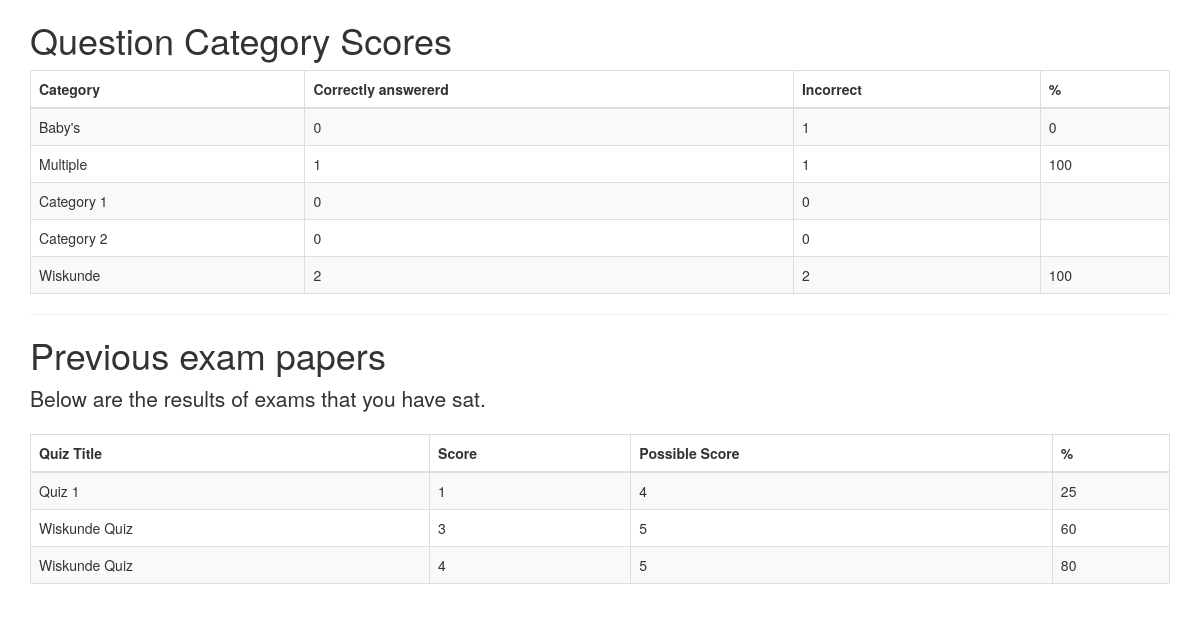
The app's page /progress/ (signed in) with its own data.
### django_quiz_bkp/quiz/models.py (models this page shows, shortened)
@python_2_unicode_compatible
class Category(models.Model):
    category = models.CharField(
        verbose_name=_("Category"),
        max_length=250, blank=True,
        unique=True, null=True)
    objects = CategoryManager()
    class Meta:
        verbose_name = _("Category")
        verbose_name_plural = _("Categories")

class Sitting(models.Model):
    user = models.ForeignKey(settings.AUTH_USER_MODEL, verbose_name=_("User"), on_delete=models.CASCADE)
    quiz = models.ForeignKey(Quiz, verbose_name=_("Quiz"), on_delete=models.CASCADE)
    question_order = models.CharField(
        max_length=1024,
        verbose_name=_("Question Order"),
        validators=[validate_comma_separated_integer_list])
    question_list = models.CharField(
        max_length=1024,
        verbose_name=_("Question List"),
        validators=[validate_comma_separated_integer_list])
    incorrect_questions = models.CharField(
        max_length=1024,
        blank=True,
        verbose_name=_("Incorrect questions"),
        validators=[validate_comma_separated_integer_list])
    current_score = models.IntegerField(verbose_name=_("Current Score"))
    complete = models.BooleanField(default=False, blank=False,
                                   verbose_name=_("Complete"))
    user_answers = models.TextField(blank=True, default='{}',
                                    verbose_name=_("User Answers"))
    start = models.DateTimeField(auto_now_add=True,
                                 verbose_name=_("Start"))
    end = models.DateTimeField(null=True, blank=True, verbose_name=_("End"))
    objects = SittingManager()
    class Meta:
        permissions = (("view_sittings", _("Can see completed exams.")),)
    def _question_ids(self):
        return [int(n) for n in self.question_order.split(',') if n]
    @property
    def get_percent_correct(self):
        dividend = float(self.current_score)
        divisor = len(self._question_ids())
        if divisor < 1:
            return 0            # prevent divide by zero error
        if dividend > divisor:
            return 100
        correct = int(round((dividend / divisor) * 100))
        if correct >= 1:
            return correct
        else:
            return 0
    @property
    def get_max_score(self):
        return len(self._question_ids())

@python_2_unicode_compatible
class Quiz(models.Model):
    title = models.CharField(
        verbose_name=_("Title"),
        max_length=60, blank=False)
    description = models.TextField(
        verbose_name=_("Description"),
        blank=True, help_text=_("a description of the quiz"))
    url = models.SlugField(
        max_length=60, blank=False,
        help_text=_("a user friendly url"),
        verbose_name=_("user friendly url"))
    category = models.ForeignKey(
        Category, null=True, blank=True,
        verbose_name=_("Category"), on_delete=models.CASCADE)
    random_order = models.BooleanField(
        blank=False, default=False,
        verbose_name=_("Random Order"),
        help_text=_("Display the questions in "
                    "a random order or as they "
                    "are set?"))
    max_questions = models.PositiveIntegerField(
        blank=True, null=True, verbose_name=_("Max Questions"),
        help_text=_("Number of questions to be answered on each attempt."))
    answers_at_end = models.BooleanField(
        blank=False, default=False,
        help_text=_("Correct answer is NOT shown after question."
                    " Answers displayed at the end."),
        verbose_name=_("Answers at end"))
    exam_paper = models.BooleanField(
        blank=False, default=False,
        help_text=_("If yes, the result of each"
                    " attempt by a user will be"
                    " stored. Necessary for marking."),
        verbose_name=_("Exam Paper"))
    single_attempt = models.BooleanField(
        blank=False, default=False,
        help_text=_("If yes, only one attempt by"
                    " a user will be permitted."
                    " Non users cannot sit this exam."),
        verbose_name=_("Single Attempt"))
    pass_mark = models.SmallIntegerField(
        blank=True, default=0,
        verbose_name=_("Pass Mark"),
        help_text=_("Percentage required to pass exam."),
        validators=[MaxValueValidator(100)])
    success_text = models.TextField(
        blank=True, help_text=_("Displayed if user passes."),
        verbose_name=_("Success Text"))
    fail_text = models.TextField(
        verbose_name=_("Fail Text"),
        blank=True, help_text=_("Displayed if user fails."))
    draft = models.BooleanField(
        blank=True, default=False,
        verbose_name=_("Draft"),
        help_text=_("If yes, the quiz is not displayed"
                    " in the quiz list and can only be"
                    " taken by users who can edit"
                    " quizzes."))
    class Meta:
        verbose_name = _("Quiz")
        verbose_name_plural = _("Quizzes")

### django_quiz_bkp/quiz/views.py (the view)
class QuizUserProgressView(TemplateView):
    template_name = 'progress.html'
    @method_decorator(login_required)
    def dispatch(self, request, *args, **kwargs):
        return super(QuizUserProgressView, self)\
            .dispatch(request, *args, **kwargs)
    def get_context_data(self, **kwargs):
        context = super(QuizUserProgressView, self).get_context_data(**kwargs)
        progress, c = Progress.objects.get_or_create(user=self.request.user)
        context['cat_scores'] = progress.list_all_cat_scores
        context['exams'] = progress.show_exams()
        return context

### django_quiz_bkp/quiz/models.py (called while the page is built)
    def show_exams(self):
        return Sitting.objects.filter(user=self.user, complete=True)

### django_quiz_bkp/build/lib/quiz/templates/progress.html (shortened to what this page needs)
{% extends "base.html" %}
{% load i18n %}
{% load quiz_tags %}
{% block content %}
  {% if cat_scores %}
  <h1>{% trans "Question Category Scores" %}</h1>
  <table class="table table-bordered table-striped">
	<thead>
	  <tr>
		<th>{% trans "Category" %}</th>
		<th>{% trans "Correctly answererd" %}</th>
		<th>{% trans "Incorrect" %}</th>
		<th>%</th>
	  </tr>
	</thead>
	<tbody>
	  {% for cat, value in cat_scores.items %}
	  <tr>
		<td>{{ cat }}</td>
		<td>{{ value.0 }}</td>
		<td>{{ value.1 }}</td>
		<td>{{ value.2 }}</td>
	  </tr>
	  {% endfor %}
	</tbody>
  </table>
  {% endif %}
  {% if exams %}
  <hr>
  <h1>{% trans "Previous exam papers" %}</h1>
  <p class="lead">
	{% trans "Below are the results of exams that you have sat." %}
  </p>
  <table class="table table-bordered table-striped">
	<thead>
	  <tr>
		<th>{% trans "Quiz Title" %}</th>
		<th>{% trans "Score" %}</th>
		<th>{% trans "Possible Score" %}</th>
		<th>%</th>
	  </tr>
	</thead>
	<tbody>
	  {% for exam in exams %}
	  <tr>
		<td>{{ exam.quiz.title }}</td>
		<td>{{ exam.current_score }}</td>
		<td>{{ exam.get_max_score }}</td>
		<td>{{ exam.get_percent_correct }}</td>
	  </tr>
	  {% endfor %}
	</tbody>
  </table>
  {% endif %}
{% endblock %}

### records on screen
Category: cat_scores "Baby's"
Category: cat_scores "Multiple"
Category: cat_scores "Category 1"
Category: cat_scores "Category 2"
Category: cat_scores "Wiskunde"
Sitting: quiz "Quiz 1", current_score "1", get_max_score "4", get_percent_correct "25"
Sitting: quiz "Wiskunde Quiz", current_score "3", get_max_score "5", get_percent_correct "60"
Sitting: quiz "Wiskunde Quiz", current_score "4", get_max_score "5", get_percent_correct "80"

### other values on screen
{{ value.0 }} "0" "1" "0" "0" "2"
{{ value.1 }} "1" "1" "0" "0" "2"
{{ value.2 }} "0" "100" "100"
